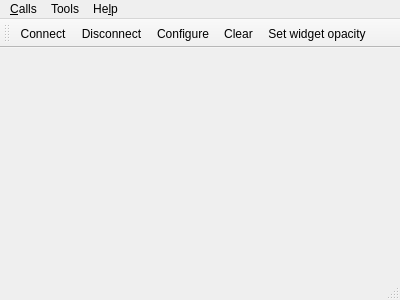
<?xml version="1.0" encoding="UTF-8"?>
<ui version="4.0">
 <class>MainWindow</class>
 <widget class="QMainWindow" name="MainWindow">
  <property name="geometry">
   <rect>
    <x>0</x>
    <y>0</y>
    <width>400</width>
    <height>300</height>
   </rect>
  </property>
  <property name="windowTitle">
   <string>Simple Terminal</string>
  </property>
  <widget class="QWidget" name="centralWidget">
   <layout class="QVBoxLayout" name="verticalLayout"/>
  </widget>
  <widget class="QMenuBar" name="menuBar">
   <property name="geometry">
    <rect>
     <x>0</x>
     <y>0</y>
     <width>400</width>
     <height>30</height>
    </rect>
   </property>
   <widget class="QMenu" name="menuCalls">
    <property name="title">
     <string>&amp;Calls</string>
    </property>
    <addaction name="actConnect"/>
    <addaction name="actDisconnect"/>
    <addaction name="separator"/>
    <addaction name="actQuit"/>
   </widget>
   <widget class="QMenu" name="menuTools">
    <property name="title">
     <string>Tools</string>
    </property>
    <addaction name="actConfig"/>
    <addaction name="actClear"/>
   </widget>
   <widget class="QMenu" name="menuHelp">
    <property name="title">
     <string>He&amp;lp</string>
    </property>
    <addaction name="actAbout"/>
   </widget>
   <addaction name="menuCalls"/>
   <addaction name="menuTools"/>
   <addaction name="menuHelp"/>
  </widget>
  <widget class="QToolBar" name="mainToolBar">
   <attribute name="toolBarArea">
    <enum>TopToolBarArea</enum>
   </attribute>
   <attribute name="toolBarBreak">
    <bool>false</bool>
   </attribute>
   <addaction name="actConnect"/>
   <addaction name="actDisconnect"/>
   <addaction name="actConfig"/>
   <addaction name="actClear"/>
   <addaction name="actTglTrans"/>
  </widget>
  <widget class="QStatusBar" name="statusBar"/>
  <action name="actAbout">
   <property name="text">
    <string>&amp;About</string>
   </property>
   <property name="toolTip">
    <string>About this program</string>
   </property>
   <property name="shortcut">
    <string>Alt+A</string>
   </property>
  </action>
  <action name="actConnect">
   <property name="icon">
    <iconset resource="mdcom.qrc">
     <normaloff>:/images/connect.png</normaloff>:/images/connect.png</iconset>
   </property>
   <property name="text">
    <string>C&amp;onnect</string>
   </property>
   <property name="toolTip">
    <string>Connect to serial port</string>
   </property>
   <property name="shortcut">
    <string>Ctrl+O</string>
   </property>
  </action>
  <action name="actDisconnect">
   <property name="icon">
    <iconset resource="mdcom.qrc">
     <normaloff>:/images/disconnect.png</normaloff>:/images/disconnect.png</iconset>
   </property>
   <property name="text">
    <string>&amp;Disconnect</string>
   </property>
   <property name="toolTip">
    <string>Disconnect from serial port</string>
   </property>
   <property name="shortcut">
    <string>Ctrl+D</string>
   </property>
  </action>
  <action name="actConfig">
   <property name="icon">
    <iconset resource="mdcom.qrc">
     <normaloff>:/images/settings.png</normaloff>:/images/settings.png</iconset>
   </property>
   <property name="text">
    <string>&amp;Configure</string>
   </property>
   <property name="toolTip">
    <string>Configure serial port</string>
   </property>
   <property name="shortcut">
    <string>Alt+C</string>
   </property>
  </action>
  <action name="actClear">
   <property name="icon">
    <iconset resource="mdcom.qrc">
     <normaloff>:/images/clear.png</normaloff>:/images/clear.png</iconset>
   </property>
   <property name="text">
    <string>C&amp;lear</string>
   </property>
   <property name="toolTip">
    <string>Clear data</string>
   </property>
   <property name="shortcut">
    <string>Alt+L</string>
   </property>
  </action>
  <action name="actQuit">
   <property name="icon">
    <iconset resource="mdcom.qrc">
     <normaloff>:/images/application-exit.png</normaloff>:/images/application-exit.png</iconset>
   </property>
   <property name="text">
    <string>&amp;Quit</string>
   </property>
   <property name="shortcut">
    <string>Ctrl+Q</string>
   </property>
  </action>
  <action name="actTglTrans">
   <property name="checkable">
    <bool>true</bool>
   </property>
   <property name="icon">
    <iconset resource="mdcom.qrc">
     <normaloff>:/images/opaque.png</normaloff>:/images/opaque.png</iconset>
   </property>
   <property name="text">
    <string>Set widget opacity</string>
   </property>
   <property name="toolTip">
    <string>Set widget opacity</string>
   </property>
   <property name="shortcut">
    <string>Ctrl+Shift+T</string>
   </property>
  </action>
 </widget>
 <layoutdefault spacing="6" margin="11"/>
 <resources>
  <include location="mdcom.qrc"/>
 </resources>
 <connections/>
</ui>
